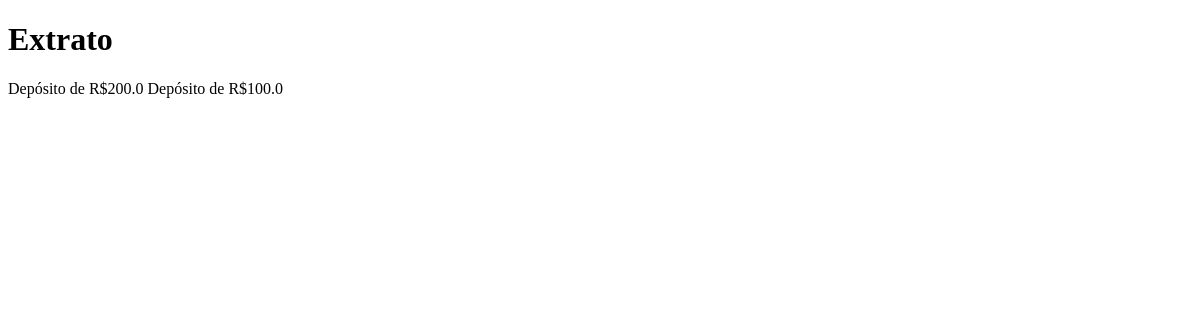
/visualizar_extrato (signed in), run on an earlier commit of the app's database.
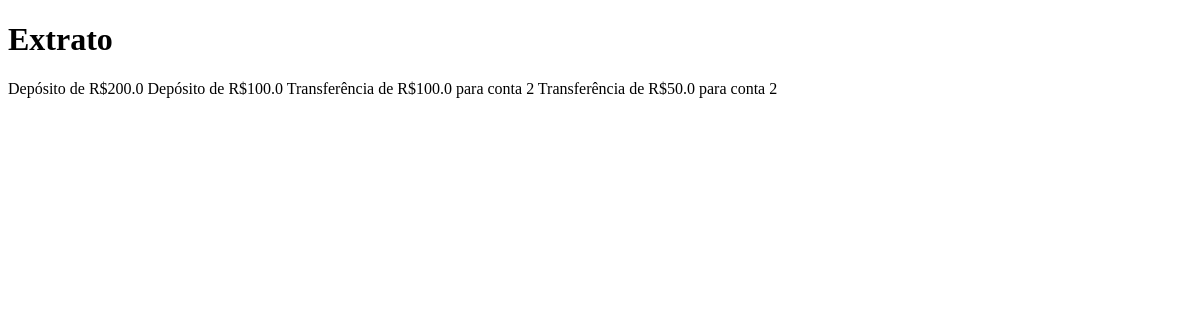
And on a later commit of the database.
### tables this page shows
CREATE TABLE contas (
                numero INTEGER PRIMARY KEY AUTOINCREMENT,
                cliente_id INTEGER UNIQUE NOT NULL,
                saldo FLOAT NOT NULL DEFAULT 0.0,
                extrato TEXT DEFAULT '',
                FOREIGN KEY (cliente_id) REFERENCES clientes (id)
            );

### app.py (the view)
@app.route('/visualizar_extrato', methods=['GET', 'POST'])
def visualizar_extrato():
    extrato = banco.visualizar_extrato(cpf_cliente_log, senha_cliente_log)
    if extrato:
        return render_template('extrato.html', extrato=extrato)
    else:
        return render_template('extrato.html', erro="Cliente não encontrado ou senha incorreta!")

### banco_sqlite.py (called while the page is built)
    def visualizar_extrato(self, senha):
        if senha == self.cliente.senha:
            return self.extrato
        else:
            print("Senha incorreta!")

    def buscar_cliente_por_cpf(self, cpf):
        self.cur.execute("SELECT id, nome, cpf, senha FROM clientes WHERE cpf = ?", (cpf,))
        row = self.cur.fetchone()
        if row:
            cliente_id, nome, cpf, senha = row
            self.cur.execute("SELECT numero, saldo, extrato FROM contas WHERE cliente_id = ?", (cliente_id,))
            conta_row = self.cur.fetchone()
            if conta_row:
                numero_conta, saldo, extrato = conta_row
                cliente = Cliente(nome, cpf, senha, id=cliente_id)
                conta = Conta(numero_conta, cliente, saldo, extrato)
                cliente.conta = conta
                return cliente
            else:
                print(f"Nenhuma conta encontrada para o cliente com CPF {cpf}")
                return None
        else:
            print(f"Cliente com CPF {cpf} não encontrado")
            return None

### templates/extrato.html (shortened to what this page needs)
<!DOCTYPE html>
<html>
<head>
</head>
<body>
    <h1>Extrato</h1>
    <p>{{ extrato }}</p>
</body>
</html>

What changed in the data, as far as the page shows it:
changed contas: extrato "Depósito de R$200.0 Depósito de R$100.0" → "Depósito de R$200.0 Depósito de R$100.0 Transferência de R$100.0 para conta 2 Transferência de R$50.0 para conta 2"
